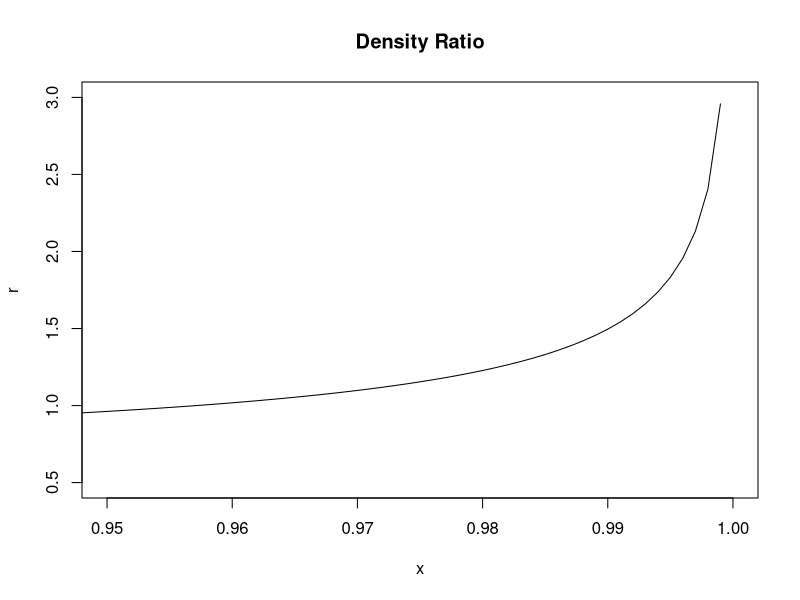
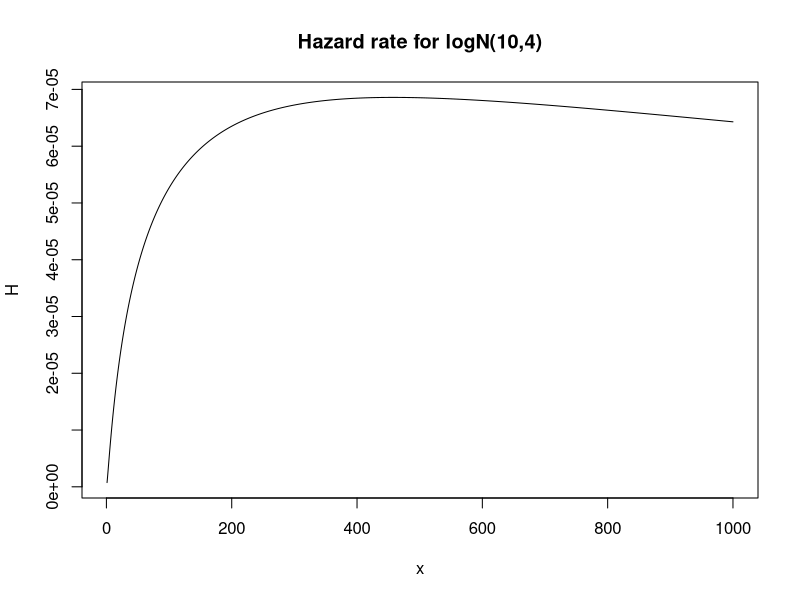

Here is the R script that generated these plots, in order:
#Measures of Tail Weight

#limiting Density Ration

#Lets say we have two RV X1 and X2 , where X1~Beta(2,0.5) and #X2~Beta(3,0.8) .
#We want to establish which of the two distributions has a heavier tale.

x <- seq(0.001,0.999,0.001)

f1 <- dbeta(x,2,0.5)
f2 <- dbeta(x,3,0.8)

r <- f1/f2
r
#X1 has a heavier tale

plot(x,r,type="l",xlim=c(0.95,1),ylim=c(0.5,3),main="Density Ratio")


#_______________________________________________________________________________________________________



#Hazard Rates

#pdf = HR * Survival function
#HR=PDF/SF
#HR=PDF/1-F(X)


#Example 1 
#(i) Calc the Hazard rate for the RV X, where X~logN(mum=10,sigma=2).
#(ii) Plot the hazard rate , and interpret the result.

x <- seq(1,1000,0.01)
p <- dlnorm(x,10,2)
F <- plnorm(x,10,2)


H <- p/(1-F)
H

#(ii)
plot(x,H,type="l",main="Hazard rate for logN(10,4)")




#Example 2
#The RV X~Burr(alpha=0.5,lambda=10,gamma=2). Calc the survival rate for x=3


dburr <- function(x,a,l,g){
  ((a*g*l^a)*x^(g-1))/((l+x^g)^(a+1))
}


pburr <- function(x,a,l,g){
  1-(l/(l+x^g))^a
}

x <- 3
p <- dburr(x,0.5,10,2)
F <- pburr(x,0.5,10,2)


H <- p/(1-F)
H


#______________________________________________________________________________________________




#MEan Residual Lifetime

#ex= integration of SF from x to infinity/SF

#Example 1
#Calc the mean residual life of the RV X~GA(50,1.5), for x = 40.

?pgamma
#shape=alpha
#scale=lambda
alpha <- 50
lambda <- 1.5
x <- 40
S <- pgamma(x,shape=alpha,scale=lambda,lower=FALSE)  #P(X>40)
S


Sy <- function(y){
  pgamma(y,shape=alpha,scale=lambda,lower=FALSE)
}

I <- integrate(Sy,x,Inf)
I$value

num <- I$value


ex <- num/S
ex




#Example 2
#Calc the mean residual life at x = 10 for X~W(0.001,2)


?pweibull

#shape=gamma
#scale=1/c^(1/gamma)

g <- 2
c <- 0.001
b <- c^(-1/g)


Sw <- function(y){
  pweibull(y,shape=g,scale=b,lower=FALSE)
}
x <- 10
I2 <- integrate(Sw,x,Inf)
I$value

num2 <- I2$value

den2 <- pweibull(x,shape=g,scale=b,lower=FALSE)

ex2 <- num2/den2
ex2
